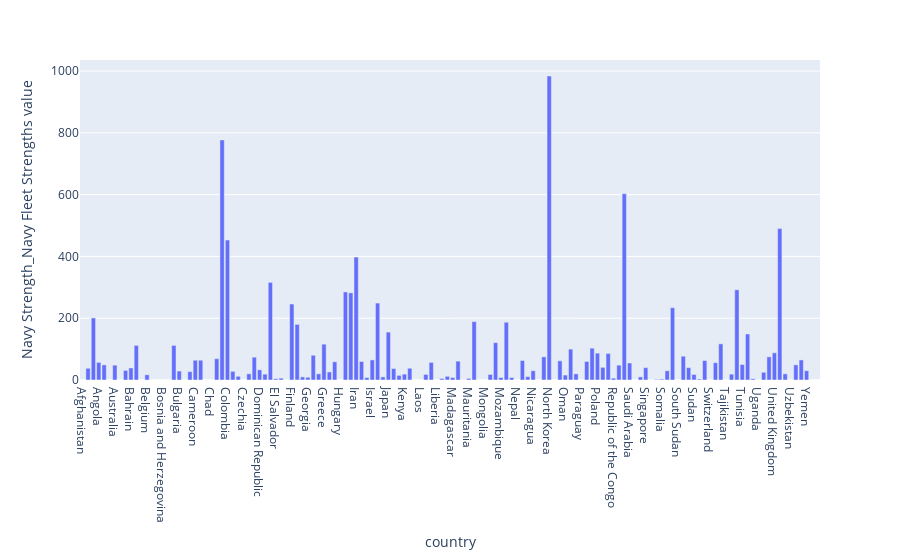

The notebook cell this image was saved under:
### Code cell
fig = px.bar(value_df,
             x="country",
             y=value_df['Navy Strength_Navy Fleet Strengths value'])
fig.show()

### Figure 1 — Plotly figure (JSON) as saved in the notebook; plotly's stock layout.template omitted (floating-point values rounded to 4 significant figures; data arrays with more than 128 entries replaced by an {"elided": "..."} marker saying what was removed)
{"data": [{"alignmentgroup": "True", "hovertemplate": "country=%{x}<br>Navy Strength_Navy Fleet Strengths value=%{y}<extra></extra>", "legendgroup": "", "marker": {"color": "#636efa", "pattern": {"shape": ""}}, "name": "", "offsetgroup": "", "orientation": "v", "showlegend": false, "textposition": "auto", "type": "bar", "x": {"elided": "138 str values"}, "xaxis": "x", "y": {"elided": "138 int values"}, "yaxis": "y"}], "layout": {"barmode": "relative", "legend": {"tracegroupgap": 0}, "margin": {"t": 60}, "xaxis": {"anchor": "y", "domain": [0, 1], "title": {"text": "country"}}, "yaxis": {"anchor": "x", "domain": [0, 1], "title": {"text": "Navy Strength_Navy Fleet Strengths value"}}}}
